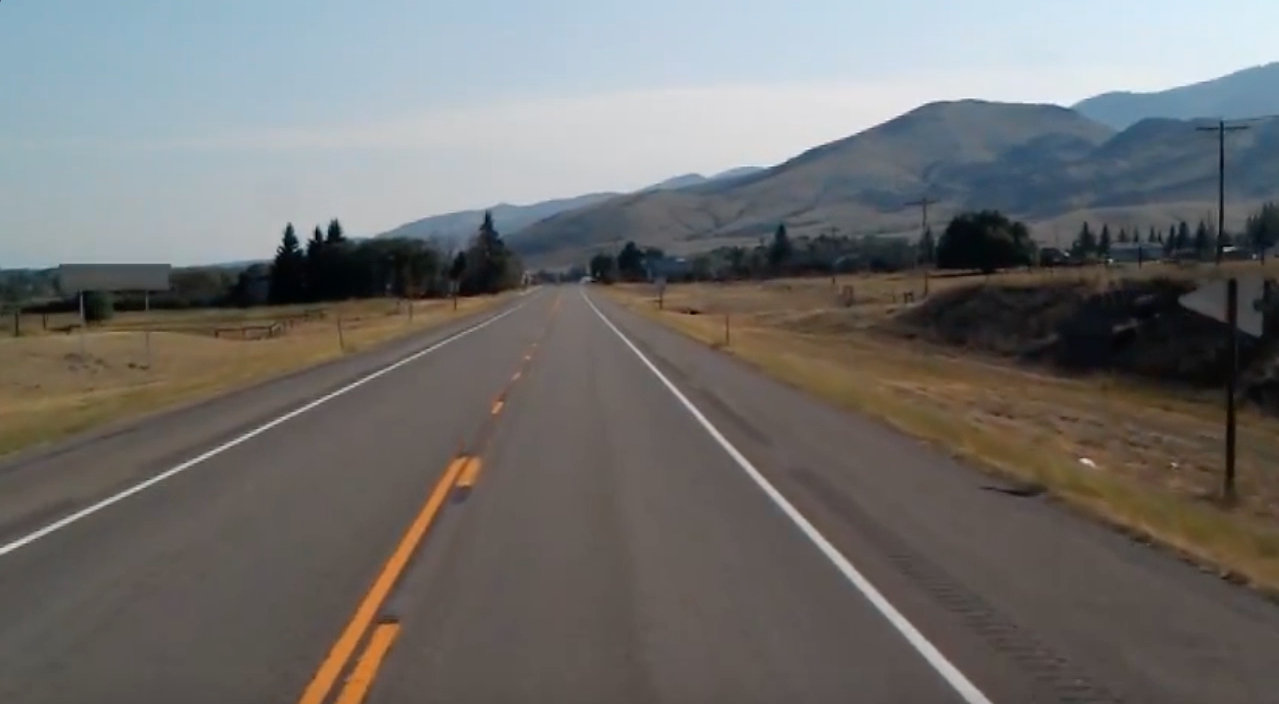
#> input picture lanes/test_image.jpg, 1279 x 704 px, found by its file name
$ python detection.py
#> lines starting #> are read from the running program, lines starting #| are printed output that depends on the picture; after the words box and inside, x2 and y2 are one past the last pixel; in counts of white or black regions, pixels touching at a corner belong together; pictures that were not available may be replaced by others from this repository, and a replacement may not be noted
#> further down, image is the input picture: shape (704, 1279, 3); mean B, G, R 109.7, 111.3, 112.3
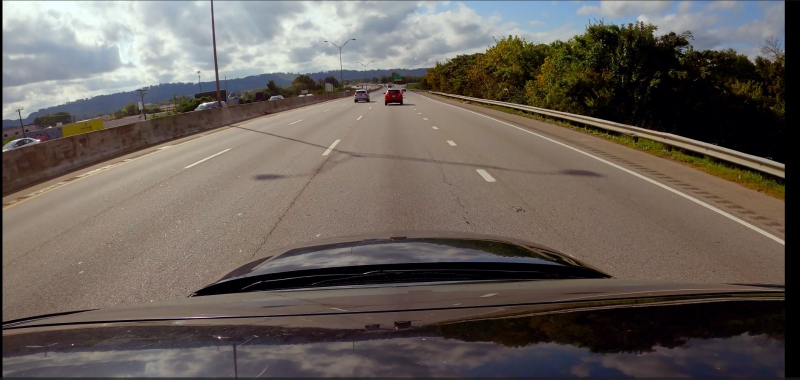
#> input picture lanes/test.jpeg, 1600 x 760 px, given in place of test2.mp4, which was not available (shown at 1/2 size)
#> further down, frame is the input picture: shape (760, 1600, 3); mean B, G, R 90.2, 96.2, 104.5
import cv2
import numpy as np
import matplotlib.pyplot as plt

def coordinates(image, line_params):
    slope, intercept = line_params
    y1 = image.shape[0]
    y2 = int(y1*(3/5))
    x1 = int((y1 - intercept)/slope)
    x2 = int((y2 - intercept)/slope)

    x1 = min(max(x1, 0), image.shape[1])
    x2 = min(max(x2, 0), image.shape[1])

    return np.array([x1, y1, x2, y2])

def average_slope_intercept(image, lines):
    left_fit = []
    right_fit = []
    for line in lines:
        x1, y1, x2, y2 = line.reshape(4)
        parameters = np.polyfit((x1, x2), (y1, y2), 1)
        slope = parameters[0]
        intercept = parameters[1]
        if slope == 0:
            slope = 0.01

        if slope < 0:
            left_fit.append((slope, intercept))
        else:
            right_fit.append((slope, intercept))

    left_fit_avg = np.average(left_fit, axis=0) if left_fit else None
    right_fit_avg = np.average(right_fit, axis=0) if right_fit else None

    left_line = coordinates(image, left_fit_avg) if left_fit_avg is not None else None
    right_line = coordinates(image, right_fit_avg) if right_fit_avg is not None else None

    return np.array([left_line, right_line]) if left_line is not None and right_line is not None else np.array([])

def canny(image):
    gray = cv2.cvtColor(image, cv2.COLOR_RGB2GRAY)
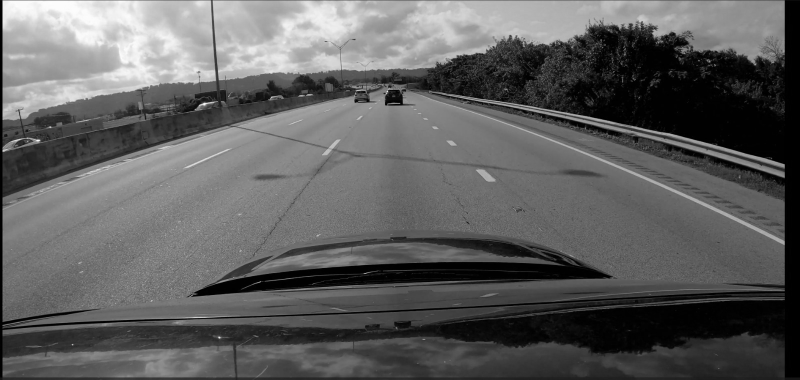
#> gray: shape (760, 1600) (shown at 1/2 size); min 0, max 253, mean 95.4
    blur = cv2.GaussianBlur(gray, (5,5), 0)
    canny = cv2.Canny(blur, 50, 150)
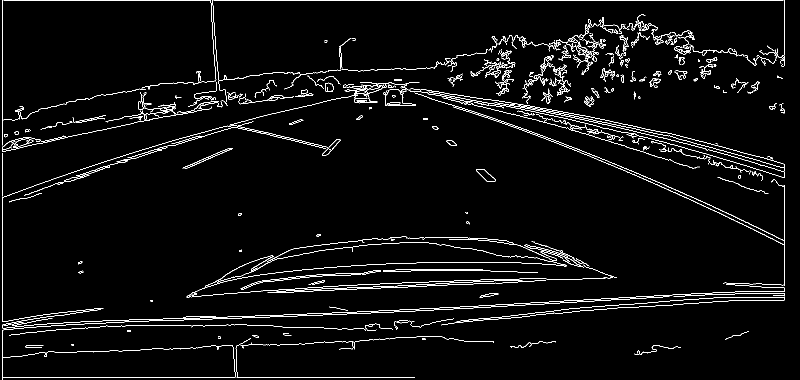
#> canny: shape (760, 1600) (shown at 1/2 size); 3.3% white in thin lines or dots
    return canny

def display_lanes(image, lines):
    line_image = np.zeros_like(image)
    if lines is not None:
        for line in lines:
            x1, y1, x2, y2 = line.reshape(4)
            cv2.line(line_image, (x1, y1), (x2, y2), (0, 255, 0), 15)
    return line_image

def region_of_interest(image):
    height = image.shape[0]
#> height = 760
    triangle = np.array([
        [(200, height),
        (1100, height),
        (550, 250)]
    ])
#> triangle = [[200, 760], [1100, 760], [550, 250]]
    mask = np.zeros_like(image)
    cv2.fillPoly(mask, triangle, 255)
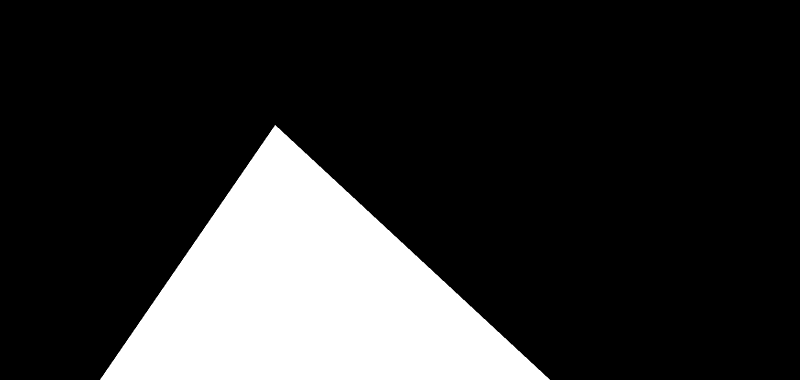
#> mask: shape (760, 1600) (shown at 1/2 size); 18.9% white; 1 white region, box (x1, y1, x2, y2) and area: (200, 250, 1100, 760) 229775
    masked_image = cv2.bitwise_and(image, mask)
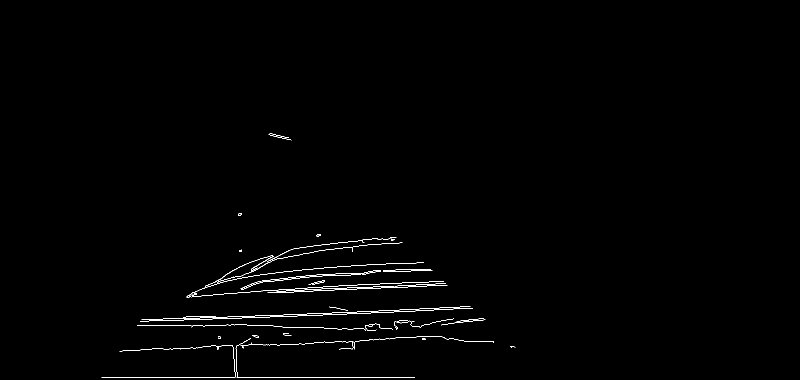
#> masked_image: shape (760, 1600) (shown at 1/2 size); 0.63% white in thin lines or dots, all inside (x1, y1, x2, y2) = (203, 266, 1031, 756)
    return masked_image

image = cv2.imread("lanes\\test_image.jpg")
lane_image = np.copy(image)
# [11 lines of commented-out code are left out]


capture = cv2.VideoCapture("lanes\\test2.mp4")
while(capture.isOpened()):
    returnval, frame = capture.read()

    if not returnval:
        print("Error: Could not read frame.")
        break

    if frame is None:
        print("Error: Empty frame.")
        continue
    cannyy = canny(frame)
    roi = region_of_interest(cannyy)

    lines = cv2.HoughLinesP(roi, 2, np.pi/180, 100, np.array([]), minLineLength=40, maxLineGap=4)
#> lines = 26 rows, first 6: [432, 754, 829, 754], [370, 636, 590, 629], [342, 640, 393, 639], [784, 620, 936, 613], [547, 580, 689, 571], [485, 635, 619, 631]
    average_lines = average_slope_intercept(frame, lines)
#> the loop in average_slope_intercept, `for line in lines:` made 26 passes
#> (x1, y1, x2, y2, intercept) on passes 1 to 12: (432, 754, 829, 754, 754), (370, 636, 590, 629, 647.8), (342, 640, 393, 639, 646.7), (784, 620, 936, 613, 656.1), (547, 580, 689, 571, 614.7), (485, 635, 619, 631, 649.5), (669, 576, 765, 573, 596.9), (608, 582, 668, 580, 602.3), (751, 625, 883, 619, 659.1), (581, 654, 647, 655, 645.2), (521, 564, 574, 559, 613.2), (644, 549, 687, 547, 579)
#> after the loop in average_slope_intercept, `for line in lines:`: left_fit = 25 pairs, first value -0.578 to -2.96e-16, second value 544.8 to 811.1; right_fit = [(0.0152, 645.2)]
#> in average_slope_intercept, `left_fit_avg = np.average(left_fit, axis=0) if left_fit else None`: left_fit_avg = [-0.0886, 643.4]
#> in average_slope_intercept, `right_fit_avg = np.average(right_fit, axis=0) if right_fit else None`: right_fit_avg = [0.0152, 645.2]
#> in coordinates, `slope, intercept = line_params`: slope = -0.0886; intercept = 643.4
#> in coordinates, `x1 = int((y1 - intercept)/slope)`: x1 = -1315
#> in coordinates, `x2 = int((y2 - intercept)/slope)`: x2 = 2115
#> in coordinates, `x1 = min(max(x1, 0), image.shape[1])`: x1 = 0
#> in coordinates, `x2 = min(max(x2, 0), image.shape[1])`: x2 = 1600
#> in average_slope_intercept, `left_line = coordinates(image, left_fit_avg) if left_fit_avg is not No..`: left_line = [0, 760, 1600, 456]
#> in average_slope_intercept, `right_line = coordinates(image, right_fit_avg) if right_fit_avg is not..`: right_line = [1600, 760, 0, 456]
#> average_lines = [[0, 760, 1600, 456], [1600, 760, 0, 456]]

    lane_pic= display_lanes(frame, average_lines)
#> the loop in display_lanes, `for line in lines:` made 2 passes
#> after the loop in display_lanes, `for line in lines:`:
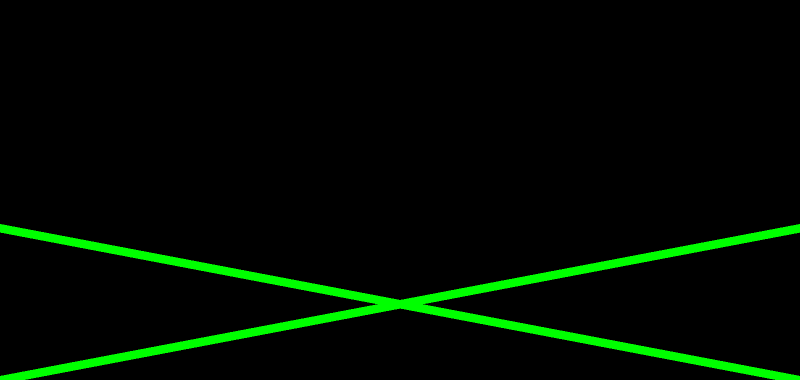
#> line_image: shape (760, 1600, 3) (shown at 1/2 size); mean of channels 0, 1, 2 0, 11.3, 0; drawn as B, G, R
    combined = cv2.addWeighted(frame, 0.8, lane_pic, 1, 1)
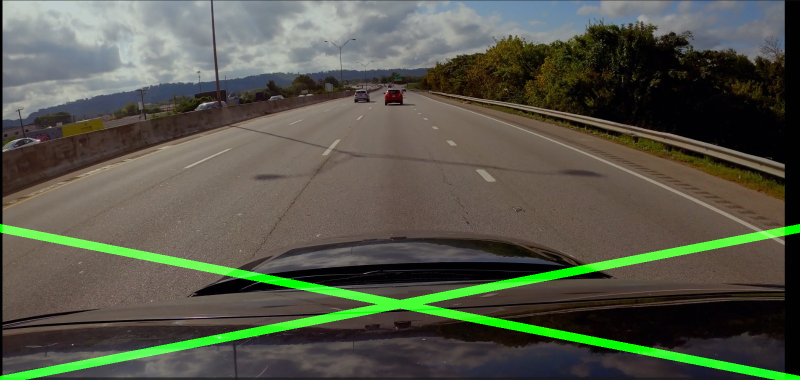
#> combined: shape (760, 1600, 3) (shown at 1/2 size); mean B, G, R 73.2, 86.9, 84.6

    cv2.imshow("result", combined)
    if cv2.waitKey(1) & 0xFF == ord("q"):
#> (key q is pressed here)
        break

capture.release()
cv2.destroyAllWindows
